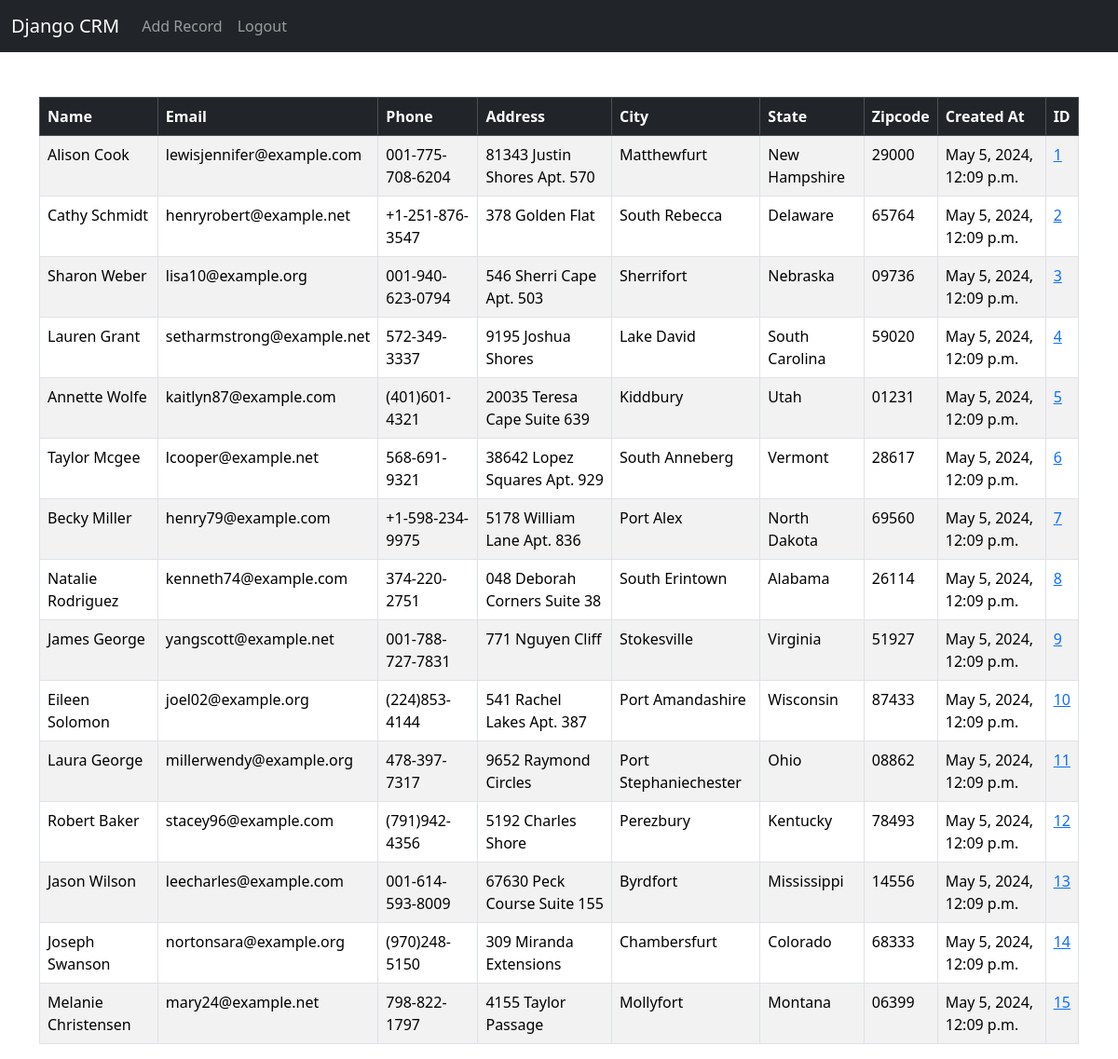
The app's page / (signed in) with its own data.
### website/models.py (models this page shows, shortened)
class Record(models.Model):
    created_at = models.DateTimeField(auto_now_add=True)
    first_name = models.CharField(max_length=50)
    last_name =  models.CharField(max_length=50)
    email =  models.CharField(max_length=100)
    phone = models.CharField(max_length=20)
    address =  models.CharField(max_length=100)
    city =  models.CharField(max_length=50)
    state =  models.CharField(max_length=50)
    zipcode =  models.CharField(max_length=20)

### website/views.py (the view)
# urls.py: 2. Add a URL to urlpatterns:  path('', views.home, name='home')
def home(request):
    records = Record.objects.all().values()
    if request.method == 'POST':
        username = request.POST['username']
        password = request.POST['password']
        user = authenticate(request, username=username, password=password)
        if user:
            login(request, user)
            messages.success(request, 'You have successfully logged in!')
            return redirect('home')
        else:
            messages.error(request, 'Invalid username or password')
            return redirect('home')
    else:
        return render(request, 'home.html', {'records':records})

### website/templates/home.html (shortened to what this page needs)
{% extends 'base.html' %}
{% block content %}
        {% if user.is_authenticated %}
            <br>
            <table class="table table-striped table-hover table-bordered">
              <thead class="table-dark">
                <tr>
                  <th scope="col">Name</th>
                  <th scope="col">Email</th>
                  <th scope="col">Phone</th>
                  <th scope="col">Address</th>
                  <th scope="col">City</th>
                  <th scope="col">State</th>
                  <th scope="col">Zipcode</th>
                  <th scope="col">Created At</th>
                  <th scope="col">ID</th>
                </tr>
              </thead>
              <tbody>
                {% if records %}
                  {% for record in records %}
                  <tr>
                    <td>{{ record.first_name }} {{record.last_name}}</td>
                    <td>{{ record.email }}</td>
                    <td>{{ record.phone }}</td>
                    <td>{{ record.address }}</td>
                    <td>{{ record.city }}</td>
                    <td>{{ record.state }}</td>
                    <td>{{ record.zipcode }}</td>
                    <td>{{ record.created_at }}</td>
                    <td><a href="{% url 'record' record.id %}">{{ record.id }}</a></td>
                  </tr>
                  {% endfor %}
                {% endif %}
              </tbody>
            </table>
        {% endif %}
{% endblock %}

### records on screen
Record: first_name "Alison", last_name "Cook", email "lewisjennifer@example.com", phone "001-775-708-6204", address "81343 Justin Shores Apt. 570", city "Matthewfurt", state "New Hampshire", zipcode "29000", created_at "May 5, 2024, 12:09 p.m.", id "1"
Record: first_name "Cathy", last_name "Schmidt", email "henryrobert@example.net", phone "+1-251-876-3547", address "378 Golden Flat", city "South Rebecca", state "Delaware", zipcode "65764", created_at "May 5, 2024, 12:09 p.m.", id "2"
Record: first_name "Sharon", last_name "Weber", email "lisa10@example.org", phone "001-940-623-0794", address "546 Sherri Cape Apt. 503", city "Sherrifort", state "Nebraska", zipcode "09736", created_at "May 5, 2024, 12:09 p.m.", id "3"
Record: first_name "Lauren", last_name "Grant", email "setharmstrong@example.net", phone "572-349-3337", address "9195 Joshua Shores", city "Lake David", state "South Carolina", zipcode "59020", created_at "May 5, 2024, 12:09 p.m.", id "4"
Record: first_name "Annette", last_name "Wolfe", email "kaitlyn87@example.com", phone "(401)601-4321", address "20035 Teresa Cape Suite 639", city "Kiddbury", state "Utah", zipcode "01231", created_at "May 5, 2024, 12:09 p.m.", id "5"
Record: first_name "Taylor", last_name "Mcgee", email "lcooper@example.net", phone "568-691-9321", address "38642 Lopez Squares Apt. 929", city "South Anneberg", state "Vermont", zipcode "28617", created_at "May 5, 2024, 12:09 p.m.", id "6"
Record: first_name "Becky", last_name "Miller", email "henry79@example.com", phone "+1-598-234-9975", address "5178 William Lane Apt. 836", city "Port Alex", state "North Dakota", zipcode "69560", created_at "May 5, 2024, 12:09 p.m.", id "7"
Record: first_name "Natalie", last_name "Rodriguez", email "kenneth74@example.com", phone "374-220-2751", address "048 Deborah Corners Suite 38", city "South Erintown", state "Alabama", zipcode "26114", created_at "May 5, 2024, 12:09 p.m.", id "8"
Record: first_name "James", last_name "George", email "yangscott@example.net", phone "001-788-727-7831", address "771 Nguyen Cliff", city "Stokesville", state "Virginia", zipcode "51927", created_at "May 5, 2024, 12:09 p.m.", id "9"
Record: first_name "Eileen", last_name "Solomon", email "joel02@example.org", phone "(224)853-4144", address "541 Rachel Lakes Apt. 387", city "Port Amandashire", state "Wisconsin", zipcode "87433", created_at "May 5, 2024, 12:09 p.m.", id "10"
Record: first_name "Laura", last_name "George", email "millerwendy@example.org", phone "478-397-7317", address "9652 Raymond Circles", city "Port Stephaniechester", state "Ohio", zipcode "08862", created_at "May 5, 2024, 12:09 p.m.", id "11"
Record: first_name "Robert", last_name "Baker", email "stacey96@example.com", phone "(791)942-4356", address "5192 Charles Shore", city "Perezbury", state "Kentucky", zipcode "78493", created_at "May 5, 2024, 12:09 p.m.", id "12"
Record: first_name "Jason", last_name "Wilson", email "leecharles@example.com", phone "001-614-593-8009", address "67630 Peck Course Suite 155", city "Byrdfort", state "Mississippi", zipcode "14556", created_at "May 5, 2024, 12:09 p.m.", id "13"
Record: first_name "Joseph", last_name "Swanson", email "nortonsara@example.org", phone "(970)248-5150", address "309 Miranda Extensions", city "Chambersfurt", state "Colorado", zipcode "68333", created_at "May 5, 2024, 12:09 p.m.", id "14"
Record: first_name "Melanie", last_name "Christensen", email "mary24@example.net", phone "798-822-1797", address "4155 Taylor Passage", city "Mollyfort", state "Montana", zipcode "06399", created_at "May 5, 2024, 12:09 p.m.", id "15"
